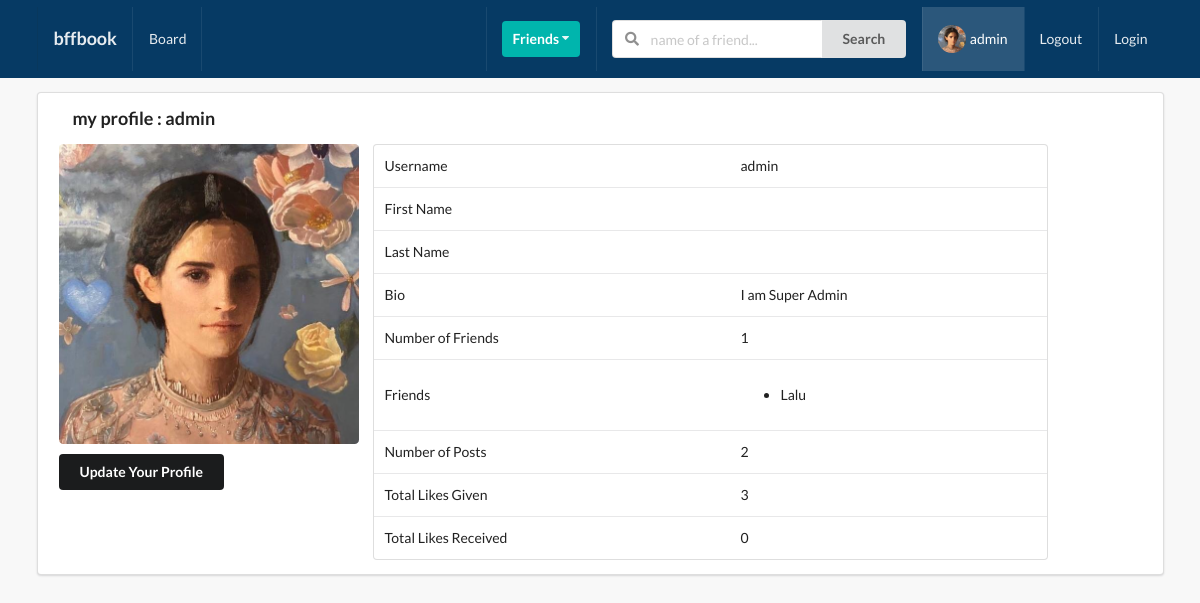
Screenshot of /profiles/myprofile/ (signed in) with the database file from the repository.
### user_profile/models.py (models this page shows, shortened)
class Profile(models.Model):
    first_name = models.CharField(max_length=200, blank=True)
    last_name = models.CharField(max_length=200, blank=True)
    user = models.OneToOneField(User, on_delete=models.CASCADE)
    bio = models.TextField(default="no bio....", max_length=300)
    email = models.EmailField(max_length=200, blank=True)
    country = models.CharField(max_length=200, blank=True)
    avatar = models.ImageField(default="avatar.png", upload_to='avatars/')
    friends = models.ManyToManyField(User, blank=True, related_name='friends')
    slug = models.SlugField(unique=True, blank=True)
    updated = models.DateTimeField(auto_now=True)
    created = models.DateTimeField(auto_now_add=True)
    objects = ProfileManager()
    def get_friends(self):
        return self.friends.all()
    def get_friends_no(self):
        return self.friends.all().count()
    def get_posts_no(self):
        return self.posts.all().count()
    def get_likes_given_no(self):
        likes = self.like_set.all()
        total_liked = 0
        for item in likes:
            if item.value == 'Like':
                total_liked += 1
        return total_liked
    def get_likes_received_no(self):
        posts = self.posts.all()
        total_liked = 0
        for item in posts:
            total_liked += item.liked.all().count()
        return total_liked
    __intial_first_name = None
    __intial_last_name = None
    def __init__(self, *args, **kwargs):
        super().__init__(*args, **kwargs)
        self.__intial_first_name = self.first_name
        self.__intial_last_name = self.last_name

### post/models.py (models this page shows, shortened)
class Like(models.Model):
    user = models.ForeignKey(Profile, on_delete=models.CASCADE)
    post = models.ForeignKey(Post, on_delete=models.CASCADE)
    value = models.CharField(choices=LIKE_CHOICES, max_length=8)
    updated = models.DateField(auto_now=True)
    created = models.DateTimeField(auto_now_add=True)

class Post(models.Model):
    content = models.TextField()
    image = models.ImageField(upload_to='posts', validators=[FileExtensionValidator('png', 'jpg', 'jpeg')], blank=True)
    liked = models.ManyToManyField(Profile, blank=True, related_name='likes')
    updated = models.DateField(auto_now=True)
    created = models.DateTimeField(auto_now_add=True)
    author = models.ForeignKey(Profile, on_delete=models.CASCADE, related_name='posts')
    class Meta:
        ordering = ('-created',)

### user_profile/views.py (the view)
# urls.py: path('myprofile/', views.my_profile_view, name='my-profile-view'),
@login_required
def my_profile_view(request):
    profile = Profile.objects.get(user=request.user)
    profile_form = ProfileModelForm(request.POST or None,request.FILES  or None,instance=profile)
    confirm = False
    if request.method == 'POST':
        if profile_form.is_valid():
            profile_form.save()
            confirm = True
    context = {
        'profile':profile,
        'profile_form':profile_form,
        'confirm':confirm
    }
    return render(request, 'user_profile/myprofile.html', context)

### user_profile/forms.py
class ProfileModelForm(forms.ModelForm):
    class Meta:
        model = Profile
        fields = ['first_name','last_name', 'bio', 'avatar']

### user_profile/context_processors.py (called while the page is built)
def profile_pic(request):
   if request.user.is_authenticated:
       profile_obj = Profile.objects.get(user=request.user)
       pic = profile_obj.avatar
       return {'picture':pic}
   return {}

def invitation_received_no(request):
   if request.user.is_authenticated:
      profile_obj = Profile.objects.get(user=request.user)
      qs_count = Relationship.objects.ivitation_received(profile_obj).count()
      return {'invites_num':qs_count}
   return {}

### user_profile/models.py (called while the page is built)
    def ivitation_received(self, receiver):
        qs = Relationship.objects.filter(receiver=receiver, status = 'send')
        return qs

### user_profile/templates/user_profile/myprofile.html (shortened to what this page needs)
{% extends "base.html" %}
{% block content %}
<div class="ui segment">
  <h3 class="ml-3">my profile : {{request.user}}</h3>
  <div class="ui grid">
    <div class="row">
      <div class="six wide colunm">
        <img class="ui medium rounded image ml-3" src="{{profile.avatar.url}}">
        <div class="row mt-5">
          <button class="ui secondary button mt-5 ml-3" id="modal-btn">Update Your Profile</button>
        </div>
      </div>
      <div class="ten wide column">
          <table class="ui table">
            <tbody>
              <tr>
                <td>Username</td>
                <td>{{profile.user}}</td>
              </tr>
              <tr>
                <td>First Name</td>
                <td>{{profile.first_name}}</td>
              </tr>
              <tr>
                <td>Last Name</td>
                <td>{{profile.last_name}}</td>
              </tr>
              <tr>
                <td>Bio</td>
                <td>{{profile.bio}}</td>
              </tr>
              <tr>
                <td>Number of Friends</td>
                <td>{{profile.get_friends_no}}</td>
              </tr>
              <tr>
                <td>Friends</td>
                <td>
                  <ul>
                  {% for friend in profile.get_friends %}
                  <li>{{friend}}</li>
                  {% endfor %}
                </ul>
                </td>
              </tr>
              <tr>
                <td>Number of Posts</td>
                <td>{{profile.get_posts_no}}</td>
              </tr>
              <tr>
                <td>Total Likes Given</td>
                <td>{{profile.get_likes_given_no}}</td>
              </tr>
              <tr>
                <td>Total Likes Received</td>
                <td>{{profile.get_likes_received_no}}</td>
              </tr>
            </tbody>
          </table>
      </div>
    </div>
  </div>
</div>
{% endblock content %}

### templates/main/navbar.html (shortened to what this page needs)
{% url 'home-view' as path_to_home   %}
{% url 'post:main-post-view' as path_to_post %}
{% url 'user_profile:my-profile-view' as path_to_myprofile %}
<div class="ui inverted menu nav mb-7">
    <div class="ui container">
      <a href="{{path_to_home}}" class="{% if request.path == path_to_home %} active {% endif %} item">
          <h3>bffbook</h3>
      </a>
      <a href="{{path_to_post}}" class="{% if request.path == path_to_post %} active {% endif %} item">
          Board
      </a>
      <div class="right menu">
          <div class="item">
              <div class="ui floating dropdown icon button teal"> Friends
                  <i class="dropdown icon"></i>
               </div>
          </div>
               <div class="item">
                <form action="" method="GET">
                  <div class="ui action left icon input">
                  <input class="prompt" type="text" name='q' placeholder="name of a friend...">
                  <button type='submit' class="ui button">Search</button>
                  </div>
              </form>
              </div>
              <a href="{{path_to_myprofile}}" class="{% if request.path == path_to_myprofile %} active {% endif %} item">
                  <img src="{{picture.url}}" alt="" class="ui avatar image">
                   {{ request.user }}
              </a>
              <a href="{% url 'account_logout' %}" class="ui item">
                  Logout
              </a>
          <a href="{% url 'account_login' %}" class="ui item">
                  Login
              </a>
      </div>
    </div>
  </div>

### static/style.css (style rules this page uses)
body { background: #f8f8f8 !important; }
.nav { border-radius: 0px !important; padding: 0.5rem 0 0.5rem 0 !important; background-color: rgb(6, 58, 100) !important; }
.mb-7 { margin-bottom: 7px !important; }
.mt-5 { margin-top:5px !important; }
.ml-3 { margin-left:1.5rem !important; }

### rows the page displays
Profile: avatar (picture), user "admin", bio "I am Super Admin", get_friends_no "1", get_posts_no "2", get_likes_given_no "3", get_likes_received_no "0"

### other values shown
{{ request.user }} "admin"
{{ friend }} "Lalu"
